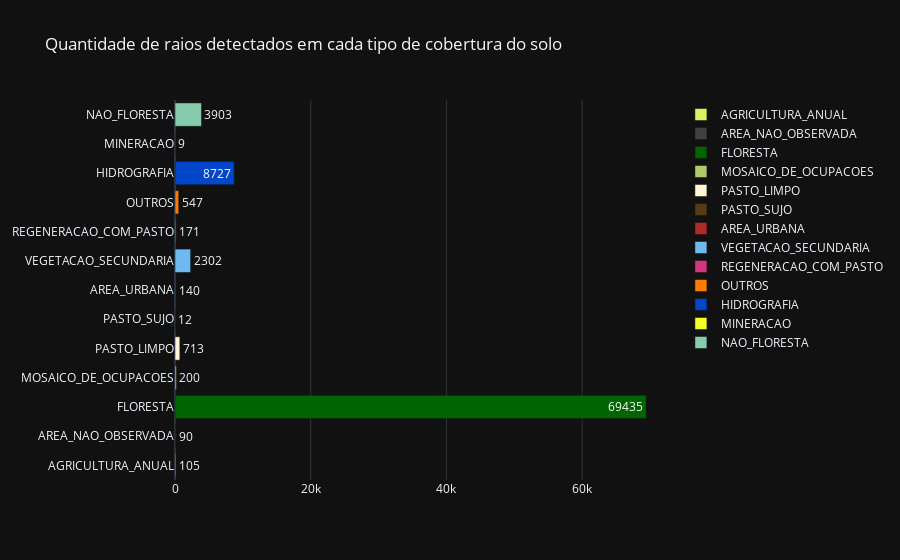

This figure's notebook cell:
### Code cell
fig = go.Figure()

text=['%.2f%%'%(float(x)) for x in values]

for label, value, color in zip(labels, values, colors):
#     if label == 'FLORESTA':
#         continue
    fig.add_trace(
        go.Table(x=[value], y=[label], 
                marker=dict(color=color),
                name=label, orientation='h', 
                text=str(value),
                textposition='auto')
    )

fig.update_layout(
    showlegend=True,
    template='plotly_dark',
    title='Quantidade de raios detectados em cada tipo de cobertura do solo'
)
# offline.plot(fig, image_filename='amount-lightning-by-landcover-without-forest', 
#              image_width=1000, image_height=600, image='png')
offline.iplot(fig)

### Figure 1 — Plotly figure (JSON) as saved in the notebook; plotly's stock layout.template omitted (floating-point values rounded to 4 significant figures)
{"data": [{"marker": {"color": "#dcf064"}, "name": "AGRICULTURA_ANUAL", "orientation": "h", "text": "105", "textposition": "auto", "type": "bar", "x": [105], "y": ["AGRICULTURA_ANUAL"]}, {"marker": {"color": "#404040"}, "name": "AREA_NAO_OBSERVADA", "orientation": "h", "text": "90", "textposition": "auto", "type": "bar", "x": [90], "y": ["AREA_NAO_OBSERVADA"]}, {"marker": {"color": "#006400"}, "name": "FLORESTA", "orientation": "h", "text": "69435", "textposition": "auto", "type": "bar", "x": [69435], "y": ["FLORESTA"]}, {"marker": {"color": "#b0cc67"}, "name": "MOSAICO_DE_OCUPACOES", "orientation": "h", "text": "200", "textposition": "auto", "type": "bar", "x": [200], "y": ["MOSAICO_DE_OCUPACOES"]}, {"marker": {"color": "#fff5d7"}, "name": "PASTO_LIMPO", "orientation": "h", "text": "713", "textposition": "auto", "type": "bar", "x": [713], "y": ["PASTO_LIMPO"]}, {"marker": {"color": "#563c10"}, "name": "PASTO_SUJO", "orientation": "h", "text": "12", "textposition": "auto", "type": "bar", "x": [12], "y": ["PASTO_SUJO"]}, {"marker": {"color": "#af2a2a"}, "name": "AREA_URBANA", "orientation": "h", "text": "140", "textposition": "auto", "type": "bar", "x": [140], "y": ["AREA_URBANA"]}, {"marker": {"color": "#6ebaf0"}, "name": "VEGETACAO_SECUNDARIA", "orientation": "h", "text": "2302", "textposition": "auto", "type": "bar", "x": [2302], "y": ["VEGETACAO_SECUNDARIA"]}, {"marker": {"color": "#d0377c"}, "name": "REGENERACAO_COM_PASTO", "orientation": "h", "text": "171", "textposition": "auto", "type": "bar", "x": [171], "y": ["REGENERACAO_COM_PASTO"]}, {"marker": {"color": "#ff7b00"}, "name": "OUTROS", "orientation": "h", "text": "547", "textposition": "auto", "type": "bar", "x": [547], "y": ["OUTROS"]}, {"marker": {"color": "#0046c8"}, "name": "HIDROGRAFIA", "orientation": "h", "text": "8727", "textposition": "auto", "type": "bar", "x": [8727], "y": ["HIDROGRAFIA"]}, {"marker": {"color": "#f3fd28"}, "name": "MINERACAO", "orientation": "h", "text": "9", "textposition": "auto", "type": "bar", "x": [9], "y": ["MINERACAO"]}, {"marker": {"color": "#87CBAC"}, "name": "NAO_FLORESTA", "orientation": "h", "text": "3903", "textposition": "auto", "type": "bar", "x": [3903], "y": ["NAO_FLORESTA"]}], "layout": {"showlegend": true, "title": {"text": "Quantidade de raios detectados em cada tipo de cobertura do solo"}}}
